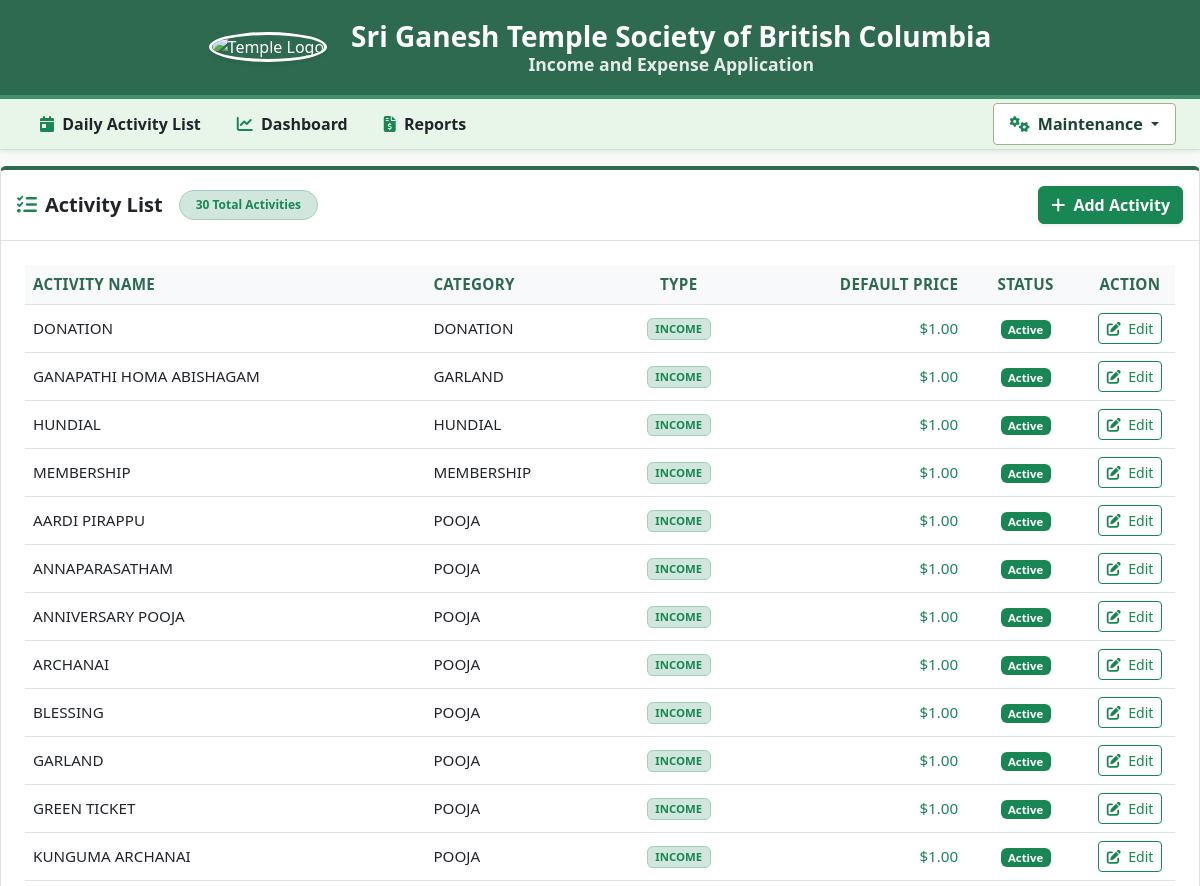
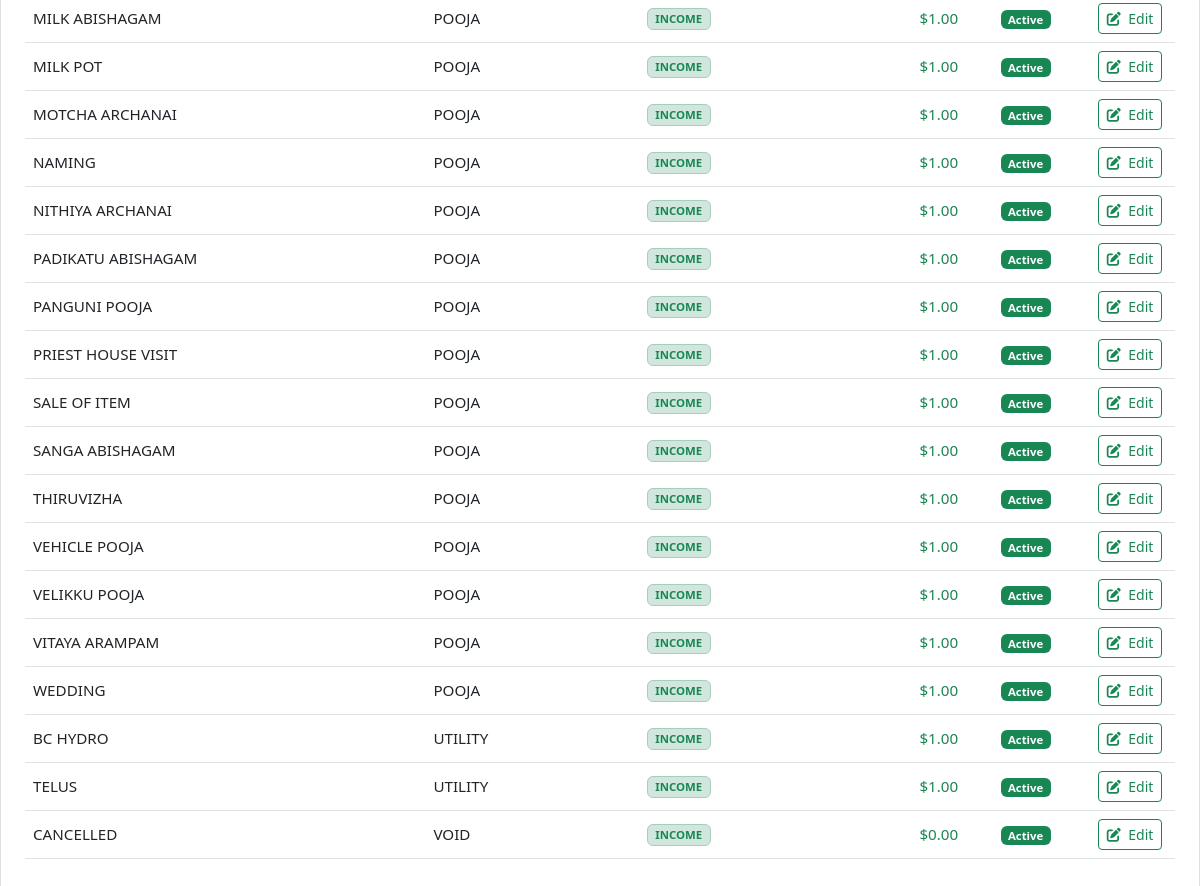
Page /maintenance/activity on the earlier database version (2 pictures, top to bottom).
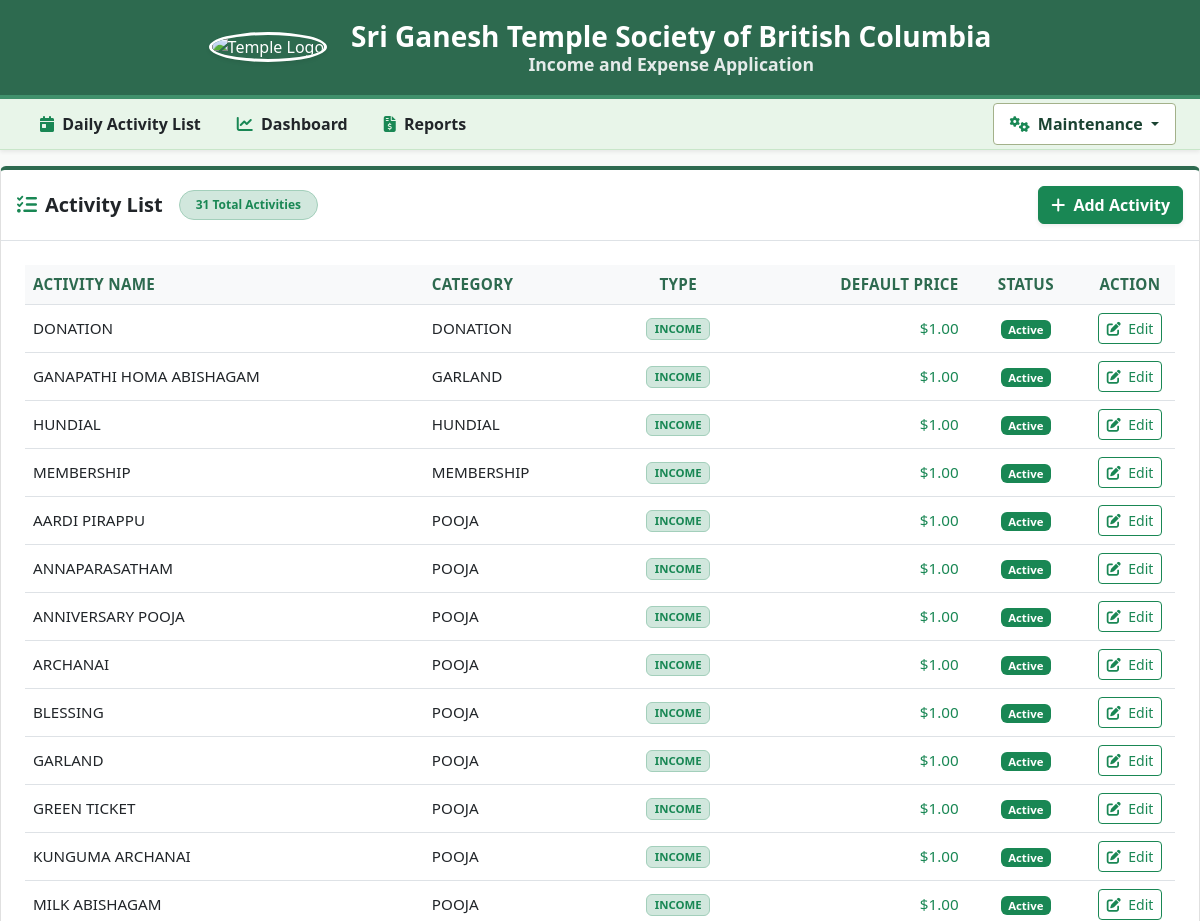
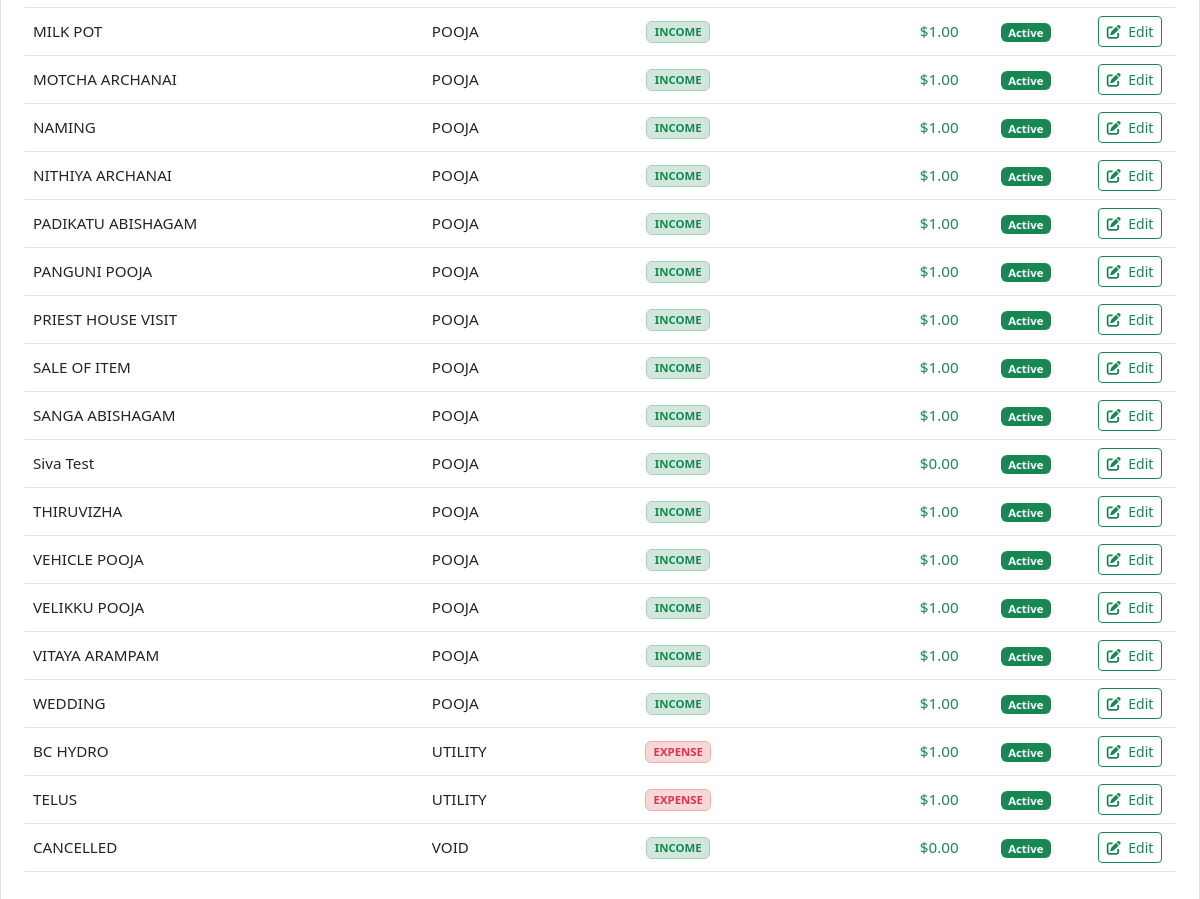
Same page on the later database version (2 pictures, top to bottom).
### tables this page shows
CREATE TABLE activity_lookup (
    activity_lookup_id INTEGER PRIMARY KEY AUTOINCREMENT,
    category_lookup_id INTEGER,
    activity_name TEXT NOT NULL,
    default_amount REAL DEFAULT 0.0,
    txn_type TEXT DEFAULT 'INCOME',
    is_active INTEGER DEFAULT 1,
    FOREIGN KEY (category_lookup_id) REFERENCES category_lookup(category_lookup_id)
);

CREATE TABLE category_lookup (
    category_lookup_id INTEGER PRIMARY KEY AUTOINCREMENT,
    category_name TEXT NOT NULL,
    is_active INTEGER DEFAULT 1
);

### app.py (the view)
@app.route('/maintenance/activity')
def activity_lookup_page():
    conn = get_db()
    edit_id = request.args.get('edit_id')
    editing_act = None
    if edit_id:
        editing_act = conn.execute("SELECT * FROM activity_lookup WHERE activity_lookup_id = ?", (edit_id,)).fetchone()
    activities = conn.execute("""
        SELECT a.*, c.category_name
        FROM activity_lookup a
        LEFT JOIN category_lookup c ON a.category_lookup_id = c.category_lookup_id
        ORDER BY c.category_name, a.activity_name
    """).fetchall()
    categories = conn.execute("SELECT * FROM category_lookup WHERE is_active = 1 ORDER BY category_name ASC").fetchall()
    conn.close()
    return render_template('activity_lookup.html', activities=activities, categories=categories, editing_act=editing_act)

### app.py (called while the page is built)
def get_db():
    conn = sqlite3.connect(DATABASE)
    conn.row_factory = sqlite3.Row
    conn.execute("PRAGMA foreign_keys = ON;")
    return conn

### templates/activity_lookup.html (shortened to what this page needs)
{% extends "base.html" %}
{% block content %}
<div class="row g-4">
    <div class="col-12">
        <div class="card card-sage shadow-sm">
            <div class="card-header bg-white py-3 border-bottom d-flex justify-content-between align-items-center">
                <div class="d-flex align-items-center gap-3">
                    <h5 class="card-title mb-0 fw-bold text-dark">
                        <i class="fa-solid fa-list-check me-2 text-success"></i>Activity List
                    </h5>
                    <span class="badge bg-success-subtle text-success border border-success-subtle px-3 py-2 rounded-pill fw-semibold">
                        {{ activities|length }} Total Activities
                    </span>
                </div>
                <button type="button" class="btn btn-success fw-bold shadow-sm" onclick="openAddForm()">
                    <i class="fa-solid fa-plus me-1"></i> Add Activity
                </button>
            </div>
            <div class="card-body p-4">
                <div class="table-responsive">
                    <table id="activityTable" class="table table-hover align-middle w-100">
                        <thead class="table-light border-bottom">
                            <tr>
                                <th scope="col" class="fw-bold">Activity Name</th>
                                <th scope="col" class="fw-bold">Category</th>
                                <th scope="col" class="fw-bold text-center">Type</th>
                                <th scope="col" class="fw-bold text-end">Default Price</th>
                                <th scope="col" class="fw-bold text-center">Status</th>
                                <th scope="col" class="fw-bold text-center" style="width: 90px;">Action</th>
                            </tr>
                        </thead>
                        <tbody>
                            {% for act in activities %}
                            <tr>
                                <td class="text-dark fw-medium">{{ act.activity_name }}</td>
                                <td class="text-dark">{{ act.category_name or '-' }}</td>
                                <td class="text-center">
                                    {% if act.txn_type == 'EXPENSE' %}
                                        <span class="badge bg-danger-subtle text-danger border border-danger-subtle fw-semibold">EXPENSE</span>
                                    {% else %}
                                        <span class="badge bg-success-subtle text-success border border-success-subtle fw-semibold">INCOME</span>
                                    {% endif %}
                                </td>
                                <td class="text-end text-success fw-semibold">${{ "%.2f"|format(act.default_amount or 0.0) }}</td>
                                <td class="text-center">
                                    {% if act.is_active == 1 %}
                                        <span class="badge bg-success">Active</span>
                                    {% else %}
                                        <span class="badge bg-secondary">Inactive</span>
                                    {% endif %}
                                </td>
                                <td class="text-center">
                                    <button type="button"
                                            class="btn btn-sm btn-outline-success edit-act-btn"
                                            data-id="{{ act.activity_lookup_id }}"
                                            data-name="{{ act.activity_name }}"
                                            data-category="{{ act.category_lookup_id }}"
                                            data-type="{{ act.txn_type or 'INCOME' }}"
                                            data-amount="{{ act.default_amount or 0.0 }}"
                                            data-active="{{ act.is_active }}"
                                            title="Edit Activity">
                                        <i class="fa-solid fa-pen-to-square me-1"></i> Edit
                                    </button>
                                </td>
                            </tr>
                            {% endfor %}
                        </tbody>
                    </table>
                </div>
            </div>
        </div>
    </div>
</div>
{% endblock %}

### templates/base.html (shortened to what this page needs)
<!DOCTYPE html>
<html lang="en">
<head>
    <link href="https://cdn.jsdelivr.net/npm/bootstrap@5.3.2/dist/css/bootstrap.min.css" rel="stylesheet">
    <link href="https://cdnjs.cloudflare.com/ajax/libs/font-awesome/6.4.0/css/all.min.css" rel="stylesheet">
    <link href="https://cdn.datatables.net/1.13.7/css/dataTables.bootstrap5.min.css" rel="stylesheet">
    <link rel="stylesheet" href="{{ url_for('static', filename='css/style.css') }}">
</head>
<body class="d-flex flex-column min-vh-100">
    <header class="bg-temple-header shadow-sm" style="padding: 1.25rem 2%;">
        <div class="container-fluid">
            <div class="row align-items-center justify-content-center text-center">
                <div class="col-auto mb-2 mb-md-0">
                    <img src="{{ url_for('static', filename='image/logo.png') }}"
                         alt="Temple Logo"
                         class="img-fluid rounded-circle border shadow-sm"
                         style="height: 4.8rem; width: 4.8rem; object-fit: cover; border-color: #ffffff !important; border-width: 0.2rem !important;">
                </div>
                <div class="col-12 col-md-auto text-center">
                    <h2 class="fw-bold text-white mb-0 fs-3 text-center">Sri Ganesh Temple Society of British Columbia</h2>
                    <h6 class="text-light mb-0 fw-semibold text-center" style="font-size: 1.1rem; opacity: 0.9;">Income and Expense Application</h6>
                </div>
            </div>
        </div>
    </header>
    <nav class="navbar navbar-expand-lg navbar-light bg-temple-accent shadow-sm py-1">
        <div class="container-fluid px-4">
            <div class="collapse navbar-collapse" id="navbarNav">
                <ul class="navbar-nav me-auto mb-2 mb-lg-0 gap-1 fw-semibold">
                    <li class="nav-item">
                        <a class="nav-link text-dark px-3 {% if request.endpoint == 'daily_activity_page' %}active{% endif %}" href="{{ url_for('daily_activity_page') }}">
                            <i class="fa-solid fa-calendar-day me-1 text-success"></i> Daily Activity List
                        </a>
                    </li>
                    <li class="nav-item">
                        <a class="nav-link text-dark px-3 {% if request.endpoint == 'dashboard_page' %}active{% endif %}" href="{{ url_for('dashboard_page') }}">
                            <i class="fa-solid fa-chart-line me-1 text-success"></i> Dashboard
                        </a>
                    </li>
                    <li class="nav-item">
                        <a class="nav-link text-dark px-3 {% if request.endpoint == 'reports_page' %}active{% endif %}" href="{{ url_for('reports_page') }}">
                            <i class="fa-solid fa-file-invoice-dollar me-1 text-success"></i> Reports
                        </a>
                    </li>
                </ul>
                <ul class="navbar-nav ms-auto">
                    <li class="nav-item dropdown">
                        <a class="nav-link dropdown-toggle btn btn-temple-maintenance btn-sm px-3 fw-semibold" href="#" id="maintenanceDropdown" role="button" data-bs-toggle="dropdown" aria-expanded="false">
                            <i class="fa-solid fa-gears me-1 text-success"></i> Maintenance
                        </a>
                    </li>
                </ul>
            </div>
        </div>
    </nav>
    <main class="flex-grow-1">
    <div class="container-fluid px-md-4 pt-3">
    </div>
    {% block content %}{% endblock %}
    </main>
</body>
</html>

### static/css/style.css (style rules this page uses)
body { background-color: #f8faf8; min-height: 100vh; display: flex; flex-direction: column; }
.bg-temple-header { background-color: #2d6a4f; color: #ffffff; border-bottom: 0.25rem solid #40916c; }
.bg-temple-accent { background-color: #e8f5e9; border-bottom: 0.1rem solid #c8e6c9; }
.btn-temple-maintenance { color: #1b4332; border: 0.1rem solid #a3b18a; background-color: #ffffff; transition: all 0.2s ease-in-out; }
.card-sage { border: 0.1rem solid #e0e0e0; border-top: 0.25rem solid #2d6a4f; }
.table-responsive { width: 100% !important; overflow-x: auto; }
table.dataTable tbody td, .table tbody td { font-weight: 400 !important; font-size: 0.95rem !important; }
table.dataTable thead th, .table thead th { font-size: 0.95rem !important; font-weight: 700 !important; letter-spacing: 0.02em; text-transform: uppercase; color: #2d6a4f !important; }

Differences in the rows shown:
added activity_lookup: activity_name "Siva Test", category_name "POOJA", txn_type "INCOME", default_amount "0.00", is_active "Active"
changed activity_lookup "BC HYDRO": txn_type "INCOME" → "EXPENSE"
changed activity_lookup "TELUS": txn_type "INCOME" → "EXPENSE"
Other differences:
{{ activities|length }}: "30" → "31"
